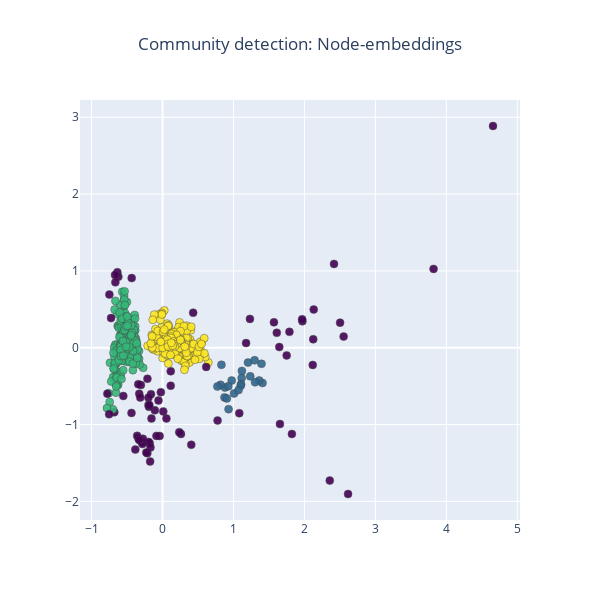

The code cell stored with this chart in its notebook:
### Code cell
# plot clusters
fig = go.Figure(data=go.Scatter(x=df_embeddings_2d_clu[0],
                                y=df_embeddings_2d_clu[1],
                                marker=dict(
                                    size=8,
                                    color=df_embeddings_2d_clu["labels"],
                                    colorscale="Viridis",
                                    opacity=0.9,
                                    line_width=0.5
                                ),
                                # showlegend=True,
                                text=list(mapping_hotels_idx.keys()),
                                mode="markers"))

fig.update_layout(title='Community detection: Node-embeddings', title_x=0.5, height=600, width=600)
fig.show()

### Figure 1 — Plotly figure (JSON) as saved in the notebook; plotly's stock layout.template omitted (floating-point values rounded to 4 significant figures; data arrays with more than 128 entries replaced by an {"elided": "..."} marker saying what was removed)
{"data": [{"marker": {"color": {"elided": "742 int values"}, "colorscale": [[0, "#440154"], [0.1111, "#482878"], [0.2222, "#3e4989"], [0.3333, "#31688e"], [0.4444, "#26828e"], [0.5556, "#1f9e89"], [0.6667, "#35b779"], [0.7778, "#6ece58"], [0.8889, "#b5de2b"], [1, "#fde725"]], "line": {"width": 0.5}, "opacity": 0.9, "size": 8}, "mode": "markers", "text": {"elided": "742 str values"}, "type": "scatter", "x": {"elided": "742 float values"}, "y": {"elided": "742 float values"}}], "layout": {"height": 600, "title": {"text": "Community detection: Node-embeddings", "x": 0.5}, "width": 600}}
